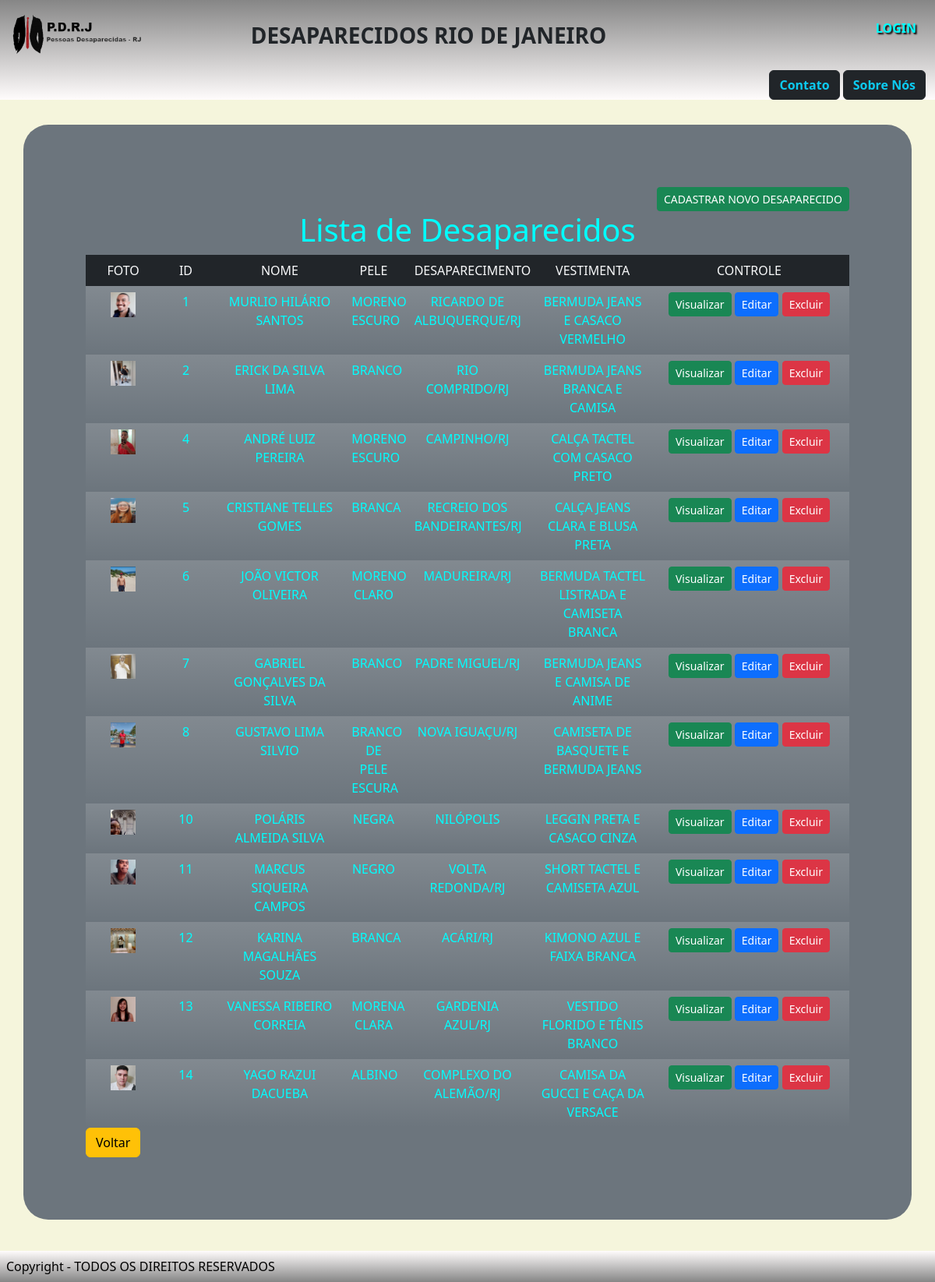
Screenshot of /listarDesaparecido.php with the database file from the repository.
### tables this page shows
CREATE TABLE `desaparecidos` (
  `Id` int(11) NOT NULL,
  `nome` varchar(50) NOT NULL,
  `cordapele` varchar(30) NOT NULL,
  `desaparecimento` varchar(100) NOT NULL,
  `vestimenta` varchar(50) NOT NULL,
  `foto` varchar(30) NOT NULL
);

### listarDesaparecido.php (the view)
<?php
    include "conexao.php";
    include "controle.php";
    $sql = "select * from desaparecidos order by Id";
    $seleciona = mysqli_query($conexao,$sql);
?>
        <div class="container bg-secondary pag">
            <div class="text-end">
                <a href="formularioDesaparecido.php">
                <button type="button" class="btn btn-success btn-sm">CADASTRAR NOVO DESAPARECIDO
                </button>
                </a>
        </div>
        <h1>Lista de Desaparecidos</h1>
        <div class="container-fluid text-center">
            <div class="row bg-dark text-light p-2">
               <div class="col-12">
                    <div class="row">
                        <div class="col-12 col-md-1">
                            FOTO
                        </div>
                        <div class="col-12 col-md-1">
                            ID
                        </div>
                        <div class="col-12 col-md-2">
                            NOME
                        </div>
                        <div class="col-12 col-md-1">
                            PELE
                        </div>
                        <div class="col-12 col-md-2">
                            DESAPARECIMENTO
                        </div>
                        <div class="col-12 col-md-2">
                            VESTIMENTA
                        </div>
                        <div class="col-12 col-md-3">
                            CONTROLE
                        </div>
                    </div>
                </div>
        </div>
        <?php
                while ($exibe = mysqli_fetch_array($seleciona)){
                    $Id = $exibe['Id'];
        ?>
            <div class="row bg-gradient p-2">
                <div class="col-12 col-md-1">
                    <img src="<?php echo $exibe['foto'];?>" class="foto">
                </div>
                <div class="col-12 col-md-1">
                 <?php echo $exibe['Id']; ?>
                </div>
                <div class="col-12 col-md-2">
                <?php echo $exibe['nome']; ?>
                </div>
                <div class="col-12 col-md-1">
                <?php echo $exibe['cordapele']; ?>
                </div>
                <div class="col-12 col-md-2">
                <?php echo $exibe['desaparecimento']; ?>
                </div>
                <div class="col-12 col-md-2">
                <?php echo $exibe['vestimenta']; ?>
                </div>
                <div class="col-12 col-md-3">
                    <a href="visualizarDesaparecido.php?Id=<?php echo $Id; ?>"><button type="button" class="btn btn-success btn-sm">Visualizar </button></a>
                    <a href="editarDesaparecido.php?Id=<?php echo $Id; ?>"> <button type="button" class="btn btn-primary btn-sm">Editar</button></a>
                    <a href="excluirDesaparecido.php?Id=<?php echo $Id; ?>" onclick="return confirm('Confirmar a Exclusão do Desaparecido?')">
                    <button type="button" class="btn btn-danger btn-sm">Excluir</button></a>
                </div>
        </div>
        <?php
         }
        ?>
</div>
<div class="col text-start">
                    <a href="adm.php"><button type="button" class="btn btn-warning btn-sn"> Voltar</button></a>
                </div>
        </div>
        <?php
         include "footer.php";
         ?>

### css/style.css (style rules this page uses)
.pag { margin-top: 2em; padding: 5em; border-radius: 2em; text-align: center; margin-bottom:5em ; color: aqua; }
.fundo { background-color: rgb(245, 245, 220); background-size: cover; }
.foto { width: 2em; }
img { width: 100%; }

### rows the page displays
desaparecidos: foto (picture), Id "1", nome "MURLIO HILÁRIO SANTOS", cordapele "MORENO ESCURO", desaparecimento "RICARDO DE ALBUQUERQUE/RJ", vestimenta "BERMUDA JEANS E CASACO VERMELHO"
desaparecidos: foto (picture), Id "2", nome "ERICK DA SILVA LIMA", cordapele "BRANCO", desaparecimento "RIO COMPRIDO/RJ", vestimenta "BERMUDA JEANS BRANCA E CAMISA"
desaparecidos: foto (picture), Id "4", nome "ANDRÉ LUIZ PEREIRA", cordapele "MORENO ESCURO", desaparecimento "CAMPINHO/RJ", vestimenta "CALÇA TACTEL COM CASACO PRETO"
desaparecidos: foto (picture), Id "5", nome "CRISTIANE TELLES GOMES", cordapele "BRANCA", desaparecimento "RECREIO DOS BANDEIRANTES/RJ", vestimenta "CALÇA JEANS CLARA E BLUSA PRETA"
desaparecidos: foto (picture), Id "6", nome "JOÃO VICTOR OLIVEIRA", cordapele "MORENO CLARO", desaparecimento "MADUREIRA/RJ", vestimenta "BERMUDA TACTEL LISTRADA E CAMISETA BRANCA"
desaparecidos: foto (picture), Id "7", nome "GABRIEL GONÇALVES DA SILVA", cordapele "BRANCO", desaparecimento "PADRE MIGUEL/RJ", vestimenta "BERMUDA JEANS E CAMISA DE ANIME"
desaparecidos: foto (picture), Id "8", nome "GUSTAVO LIMA SILVIO", cordapele "BRANCO DE PELE ESCURA", desaparecimento "NOVA IGUAÇU/RJ", vestimenta "CAMISETA DE BASQUETE E BERMUDA JEANS"
desaparecidos: foto (picture), Id "10", nome "POLÁRIS ALMEIDA SILVA", cordapele "NEGRA", desaparecimento "NILÓPOLIS", vestimenta "LEGGIN PRETA E CASACO CINZA"
desaparecidos: foto (picture), Id "11", nome "MARCUS SIQUEIRA CAMPOS", cordapele "NEGRO", desaparecimento "VOLTA REDONDA/RJ", vestimenta "SHORT TACTEL E CAMISETA AZUL"
desaparecidos: foto (picture), Id "12", nome "KARINA MAGALHÃES SOUZA", cordapele "BRANCA", desaparecimento "ACÁRI/RJ", vestimenta "KIMONO AZUL E FAIXA BRANCA"
desaparecidos: foto (picture), Id "13", nome "VANESSA RIBEIRO CORREIA", cordapele "MORENA CLARA", desaparecimento "GARDENIA AZUL/RJ", vestimenta "VESTIDO FLORIDO E TÊNIS BRANCO"
desaparecidos: foto (picture), Id "14", nome "YAGO RAZUI DACUEBA", cordapele "ALBINO", desaparecimento "COMPLEXO DO ALEMÃO/RJ", vestimenta "CAMISA DA GUCCI E CAÇA DA VERSACE"
